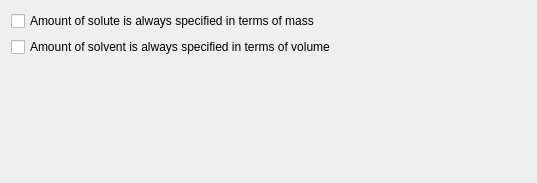
<?xml version="1.0" encoding="UTF-8"?>
<ui version="4.0">
 <class>concentrationCalculatorConfig</class>
 <widget class="QWidget" name="concentrationCalculatorConfig">
  <property name="geometry">
   <rect>
    <x>0</x>
    <y>0</y>
    <width>537</width>
    <height>183</height>
   </rect>
  </property>
  <layout class="QVBoxLayout" name="verticalLayout">
   <item>
    <widget class="QCheckBox" name="soluteMass">
     <property name="text">
      <string>Amount of solute is always specified in terms of mass</string>
     </property>
    </widget>
   </item>
   <item>
    <widget class="QCheckBox" name="solventVolume">
     <property name="text">
      <string>Amount of solvent is always specified in terms of volume</string>
     </property>
    </widget>
   </item>
   <item>
    <spacer name="verticalSpacer">
     <property name="orientation">
      <enum>Qt::Vertical</enum>
     </property>
     <property name="sizeHint" stdset="0">
      <size>
       <width>20</width>
       <height>40</height>
      </size>
     </property>
    </spacer>
   </item>
  </layout>
 </widget>
 <resources/>
 <connections/>
</ui>
